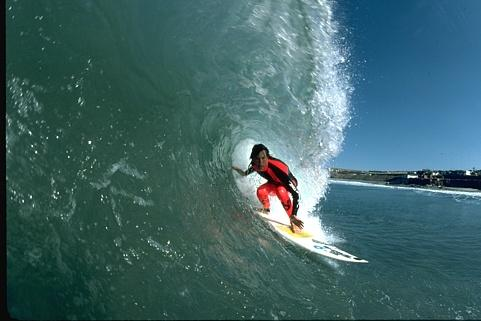
#> input picture Assignments/HW2/300091.jpg, 481 x 321 px
$ python csci677_hw2_q2_m3.py
#> lines starting #> are read from the running program, lines starting #| are printed output that depends on the picture; after the words box and inside, x2 and y2 are one past the last pixel; in counts of white or black regions, pixels touching at a corner belong together
"""
Watershed Segmentor
Homework-2 Part-b (Method-3)
Concept reference: Using mouse clicks to capture marker positions
Chinmay Chinara
USC ID: 2527237452
Date: 26th September 2017
"""

import numpy as np
import cv2

# Reading image
# img = cv2.imread('101085.jpg', 3)
img = cv2.imread('300091.jpg', 3)
#> img is the input picture: shape (321, 481, 3); mean B, G, R 102.7, 100.1, 63.2
# img = cv2.imread('253027.jpg', 3)

# make a copy of the image for internal use
img1 = img.copy()

print('Double click on the region in the Input image you want to position a marker !!!')

# display the input image
cv2.imshow('Input_Image', img)
cv2.moveWindow('Input_Image', 0, 0)

# Add one to all labels so that sure background is not 0, but 1
height, width, _ = img.shape
#> height = 321; width = 481

# Now, mark the region of unknown with zero
markers = np.zeros((height,width), np.int32)

# mouse click event to capture marker positions
def mouse_click(event, x, y, flags, params):
    if(event == cv2.EVENT_LBUTTONDBLCLK):
        cv2.circle(img1, (x,y),3,(0,0,255),-1)
        markers[y][x] = np.random.randint(0,10000)
        print('y: ' + str(y) +', x: ' + str(x))
        print('Press ESC key once you are done !!!')

# logic to capture locations from image popped up
cv2.setMouseCallback('Input_Image', mouse_click)
while(1):
    cv2.imshow('Input_Image', img1)
    if cv2.waitKey(20) & 0xff == 27:
#> (key Esc is pressed here)
        break

# watershed algorithm applied over the image
markers = cv2.watershed(img, markers)
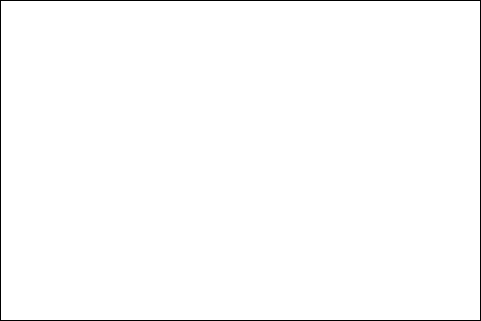
#> markers: shape (321, 481) int32; values -1 (black) and 0 (white), 99% white; black in thin lines or dots

# show the segmented lines over the image
img[markers == -1] = [0, 0, 255]
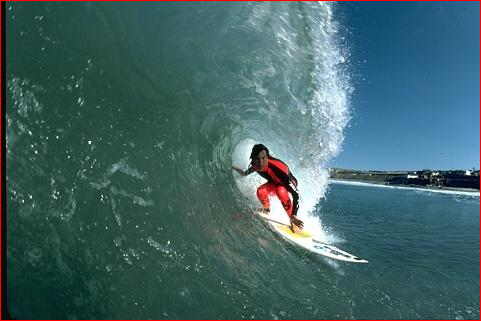
#> img: shape (321, 481, 3); 1.04% of pixels changed, all inside (x1, y1, x2, y2) = (0, 0, 481, 321)
cv2.imshow('Output_segmented', img)
cv2.moveWindow('Output_segmented', np.size(img, 1)+10, 0)

for i in range(0, 10000):
    img[markers == i] = [np.random.randint(0,255), np.random.randint(0,255),np.random.randint(0,255)]
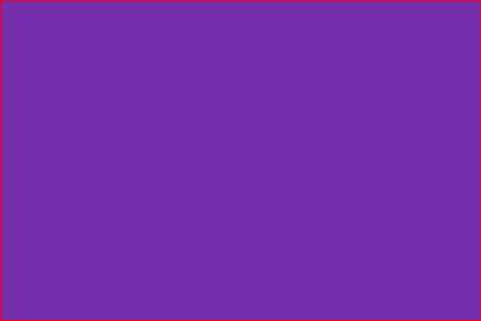
#> img: shape (321, 481, 3); mean B, G, R 170.2, 46.5, 118.4

# fill different colors over the segmented regions for better clarity
cv2.imshow('Output_color_segmented', img)
cv2.moveWindow('Output_color_segmented', (2*np.size(img, 1))+20, 0)

# wait for ESC key to exit
k = cv2.waitKey(0)
#> (key Esc is pressed here)
if k == 27:  # wait for ESC key to exit
    cv2.destroyAllWindows()

$ run again, with Assignments/HW2/101085.jpg copied over Assignments/HW2/300091.jpg
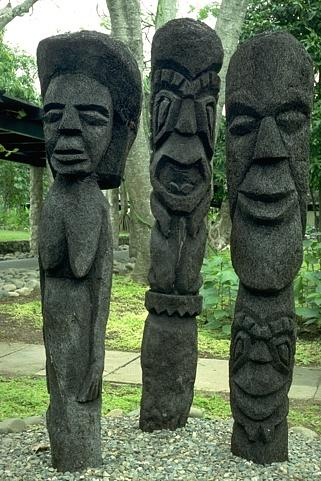
#> input picture Assignments/HW2/101085.jpg, 321 x 481 px
#> img is the input picture: shape (481, 321, 3); mean B, G, R 81, 102.4, 87.9
#> `markers = cv2.watershed(img, markers)`:
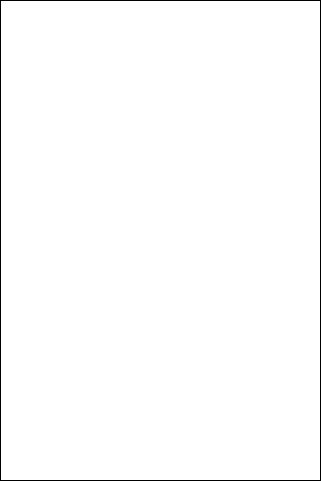
#> markers: shape (481, 321) int32; values -1 (black) and 0 (white), 99% white; black in thin lines or dots
#> after the loop `for i in range(0, 10000):`:
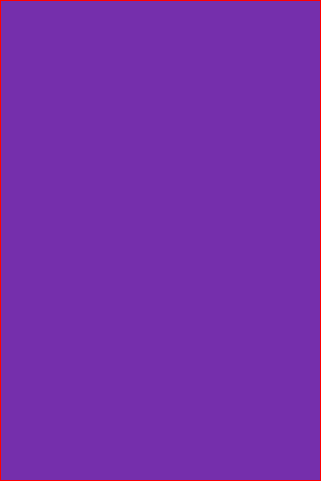
#> img: shape (481, 321, 3); mean B, G, R 170.2, 46.5, 118.4

$ run again, with Assignments/HW2/253027.jpg copied over Assignments/HW2/300091.jpg
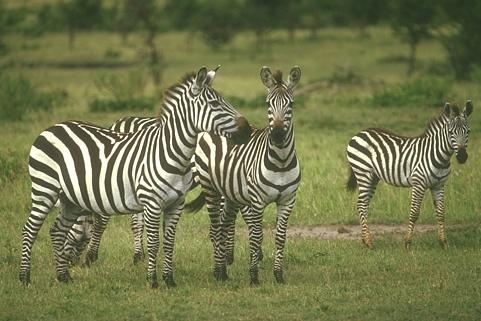
#> input picture Assignments/HW2/253027.jpg, 481 x 321 px
#> img is the input picture: shape (321, 481, 3); mean B, G, R 76.9, 118.5, 114.5
#> markers: shape (321, 481) int32; values -1 (black) and 0 (white), 99% white; black in thin lines or dots
#> `img[markers == -1] = [0, 0, 255]`:
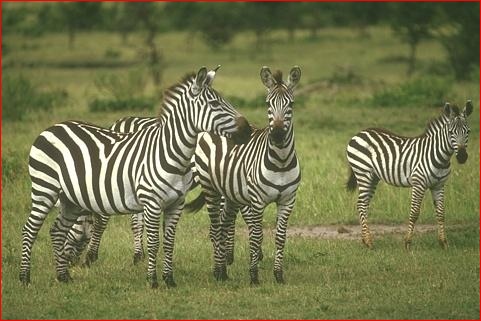
#> img: shape (321, 481, 3); 1.04% of pixels changed, all inside (x1, y1, x2, y2) = (0, 0, 481, 321)
